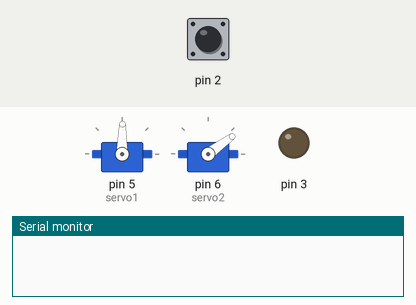
Recording of a sketch running on a simulated Arduino Uno, built with avr-gcc and run on an emulated ATmega328P. On the bench: 2 × servo, output pins drawn as LEDs (lit = HIGH), the last lines printed to the serial monitor. The inputs (shaded band) are chosen by the test bench; at power-on: pin 2 HIGH.

Above: at 4.0 s.
4.1 s: pin 2 pulled LOW for 0.15 s
At 5.82 s:
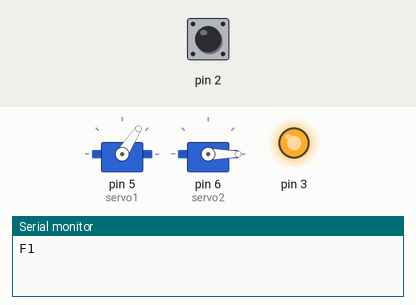
7.2 s: pin 2 pulled LOW for 0.15 s
At 9.1 s:
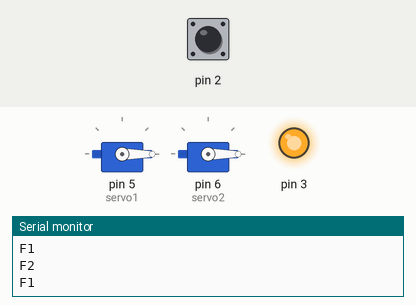
10.2 s: pin 2 pulled LOW for 1 s
At 10.7 s:
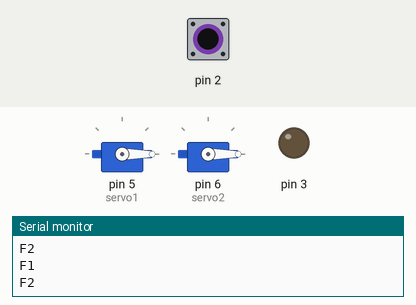
14.0 s: pin 2 pulled LOW for 3.2 s
At 17.65 s:
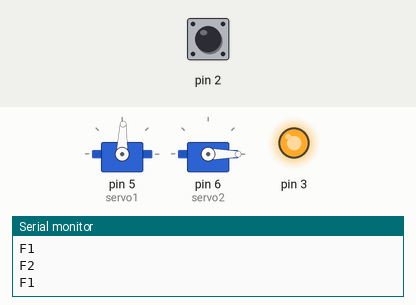
Timing chart, 0 to 20.1 s (numbered marks = the images above; inputs shaded):
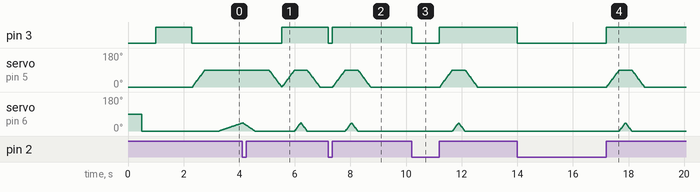

The sketch:

uselessbox2.ino
```cpp
#include <Servo.h>

Servo servo1;
Servo servo2;

int bt, pvbt, max_angle;

void setup() {
  Serial.begin(9600);
  servo1.attach(5);
  servo2.attach(6);
  servo1.write(0);
  delay(500);
  servo2.write(0);
  delay(500);

  pinMode(2, INPUT_PULLUP);
  pinMode(3, OUTPUT);

  //test led:
  digitalWrite(3, HIGH);
  delay(1000);
  digitalWrite(3, LOW);

  //read switch
  do {
    bt = digitalRead(2);
    digitalWrite(3, !digitalRead(3));
    delay(300);
  } while (bt != 1);
  digitalWrite(3, LOW);

  //calibro i servo
  apre();
  delay(500);
  max_angle = 0;
  do {
    servo2.write(max_angle);
    bt = digitalRead(2);
    delay(20);
    max_angle++;
  } while (bt != 0);
  for (int i = max_angle; i >= 0; i--) {
    servo2.write(i);
    delay(10);
  }
  servo2.write(0);
  max_angle = max_angle + 1;
  delay(500);
  chiude();
}

void loop() {
  bt = digitalRead(2);

  if (bt && !pvbt) {
    Serial.println("F1");
    digitalWrite(3, HIGH);
    apre();
    spegne();
    chiude();
  }
  if (!bt && pvbt) {
    Serial.println("F2");
    digitalWrite(3, LOW);
  }

  pvbt = bt;
}

void apre(){
  for (int i = 0; i < 90; i++) {
    servo1.write(i);
    delay(5);
  }
}
void spegne(){
  for (int i = 0; i < max_angle; i++) {
    servo2.write(i);
    delay(5);
  }
  for (int i = max_angle; i >= 0; i--) {
    servo2.write(i);
    delay(5);
  }
}

void chiude(){
  for (int i = 90; i >= 0; i--) {
    servo1.write(i);
    delay(5);
  }
}
```

Measured:
- after the input at 4.1 s, pin 3: LOW → HIGH after 1.4 s
- after the input at 7.2 s, pin 3: HIGH → LOW at once, → HIGH 0.15 s later; servo on pin 5 (servo1): rises from 0° to 89° in 0.44 s, then falls to 0° in 0.91 s; servo on pin 6 (servo2): rises from 0° to 42° in 0.20 s, then falls to 0° in 0.24 s
- after the input at 10.2 s, pin 3: HIGH → LOW at once, → HIGH 1.0 s later; servo on pin 5 (servo1): rises from 0° to 89° in 0.45 s, then falls to 0° in 0.90 s; servo on pin 6 (servo2): rises from 0° to 42° in 0.20 s, then falls to 0° in 0.24 s
- after the input at 14.0 s, pin 3: HIGH → LOW at once, → HIGH 3.2 s later; servo on pin 5 (servo1): rises from 0° to 89° in 0.45 s, then falls to 0° in 0.90 s; servo on pin 6 (servo2): rises from 0° to 42° in 0.20 s, then falls to 0° in 0.24 s
